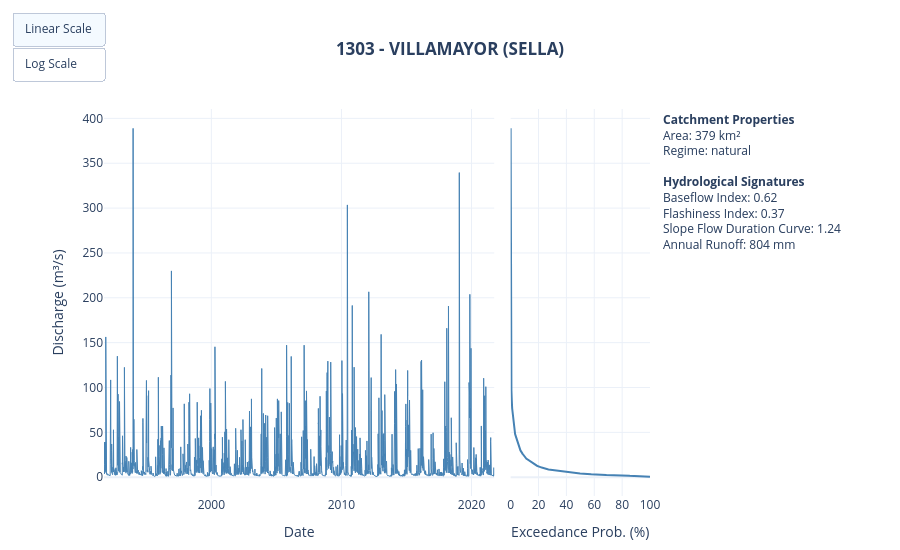

Notebook source saved alongside this figure:
### Code cell
# for stn in estaciones[estaciones.FDC.isnull()].index:
stn = 1303
ts = caudal[stn]
ts = ts.loc[ts.first_valid_index():ts.last_valid_index()]
title = '{0} - {1} ({2})'.format(stn, *estaciones.loc[stn, ['NOM_ANUARIO', 'SISTEMA_EXPLO']])
regimen = estaciones.loc[stn, 'REGIMEN_RIO']
plot_timeseries_interactive(
    ts, 
    area=stns.loc[stn, 'suprest'],
    title=title,
    regime=regimen,
    c=regimenes[regimen]
    # save=path_plot / f'{stn}.html'
)

### Figure 1 — Plotly figure (JSON) as saved in the notebook; plotly's stock layout.template omitted (floating-point values rounded to 4 significant figures; data arrays with more than 128 entries replaced by an {"elided": "..."} marker saying what was removed)
{"data": [{"line": {"color": "steelblue", "width": 1}, "type": "scatter", "x": {"elided": "10958 str values"}, "xaxis": "x", "y": {"elided": "10958 float values"}, "yaxis": "y"}, {"line": {"color": "steelblue", "width": 2}, "type": "scatter", "x": {"elided": "10916 float values"}, "xaxis": "x2", "y": {"elided": "10916 float values"}, "yaxis": "y2"}], "layout": {"annotations": [{"align": "left", "bgcolor": "rgba(255, 255, 255, 0.9)", "font": {"size": 12}, "showarrow": false, "text": "<b>Catchment Properties</b><br>Area: 379 km²<br>Regime: natural<br><br><b>Hydrological Signatures</b><br>Baseflow Index: 0.62<br>Flashiness Index: 0.37<br>Slope Flow Duration Curve: 1.24<br>Annual Runoff: 804 mm", "x": 1.02, "xanchor": "left", "xref": "paper", "y": 1, "yanchor": "top", "yref": "paper"}, {"align": "left", "bgcolor": "rgba(255, 255, 255, 0.9)", "font": {"size": 12}, "showarrow": false, "text": "<b>Catchment Properties</b><br>Area: 379 km²<br>Regime: natural<br><br><b>Hydrological Signatures</b><br>Baseflow Index: 0.62<br>Flashiness Index: 0.37<br>Slope Flow Duration Curve: 1.24<br>Annual Runoff: 804 mm", "x": 1.02, "xanchor": "left", "xref": "paper", "y": 1, "yanchor": "top", "yref": "paper"}], "height": 550, "margin": {"b": 50, "l": 50, "r": 250, "t": 100}, "showlegend": false, "title": {"text": "<b>1303 - VILLAMAYOR (SELLA)</b>", "x": 0.5}, "updatemenus": [{"active": 0, "buttons": [{"args": [{"yaxis.type": "linear", "yaxis2.type": "linear"}], "label": "Linear Scale", "method": "relayout"}, {"args": [{"yaxis.type": "log", "yaxis2.type": "log"}], "label": "Log Scale", "method": "relayout"}], "direction": "down", "type": "buttons", "x": 0, "y": 1.25}], "xaxis": {"anchor": "y", "domain": [0, 0.7147], "title": {"text": "Date"}}, "xaxis2": {"anchor": "y2", "domain": [0.7447, 1], "title": {"text": "Exceedance Prob. (%)"}}, "yaxis": {"anchor": "x", "domain": [0, 1], "title": {"text": "Discharge (m³/s)"}}, "yaxis2": {"anchor": "x2", "domain": [0, 1], "matches": "y", "showticklabels": false}}}
